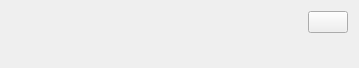
<?xml version="1.0" encoding="UTF-8"?>
<ui version="4.0">
 <class>SftpConfigUi</class>
 <widget class="QWidget" name="SftpConfigUi">
  <property name="windowModality">
   <enum>Qt::WindowModal</enum>
  </property>
  <property name="geometry">
   <rect>
    <x>0</x>
    <y>0</y>
    <width>353</width>
    <height>68</height>
   </rect>
  </property>
  <property name="windowTitle">
   <string>Share plugin settings</string>
  </property>
  <layout class="QGridLayout" name="gridLayout">
   <item row="0" column="0">
    <widget class="QLabel" name="pixmap">
     <property name="sizePolicy">
      <sizepolicy hsizetype="Maximum" vsizetype="Maximum">
       <horstretch>0</horstretch>
       <verstretch>0</verstretch>
      </sizepolicy>
     </property>
     <property name="text">
      <string/>
     </property>
     <property name="scaledContents">
      <bool>false</bool>
     </property>
    </widget>
   </item>
   <item row="0" column="1">
    <widget class="QLabel" name="label">
     <property name="text">
      <string/>
     </property>
     <property name="alignment">
      <set>Qt::AlignCenter</set>
     </property>
    </widget>
   </item>
   <item row="1" column="0" colspan="2">
    <spacer name="verticalSpacer">
     <property name="orientation">
      <enum>Qt::Vertical</enum>
     </property>
     <property name="sizeHint" stdset="0">
      <size>
       <width>291</width>
       <height>26</height>
      </size>
     </property>
    </spacer>
   </item>
   <item row="0" column="2">
    <widget class="QPushButton" name="check">
     <property name="text">
      <string/>
     </property>
    </widget>
   </item>
  </layout>
 </widget>
 <resources/>
 <connections/>
</ui>
